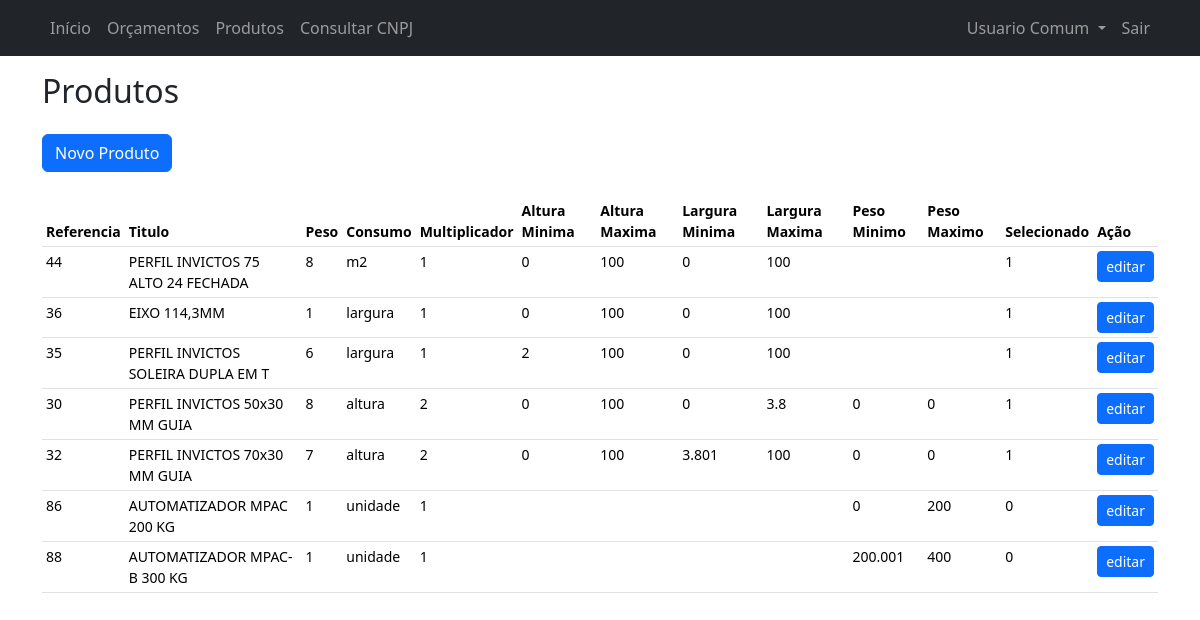
Screenshot of /produtos.php (signed in) with the database file from the repository.
### tables this page shows
CREATE TABLE "produtos" (
  `id` int primary key,
  `codigo` varchar(64) NOT NULL,
  `titulo` varchar(256) DEFAULT NULL,
  `peso` float DEFAULT NULL,
  `tipo_consumo` varchar(64) DEFAULT NULL,
  `multiplicador` float DEFAULT NULL,
  `altura_minima_porta` float DEFAULT NULL,
  `altura_maxima_porta` float DEFAULT NULL,
  `largura_minima_porta` float DEFAULT NULL,
  `largura_maxima_porta` float DEFAULT NULL,
  `peso_minimo_porta` float DEFAULT NULL,
  `peso_maximo_porta` float DEFAULT NULL,
  `selecionado` tinyint(1) DEFAULT NULL,
  `deleted` tinyint(1) DEFAULT NULL,
  `created_by` int DEFAULT NULL,
  `created_at` datetime DEFAULT NULL,
  `updated_by` int DEFAULT NULL,
  `updated_at` datetime DEFAULT NULL,
  `deleted_by` int DEFAULT NULL,
  `deleted_at` datetime DEFAULT NULL
);

### produtos.php (the view, shortened to what this page needs)
<!DOCTYPE html>
<html lang="pt-br">
<head>
    <?php require('partials/head.php'); ?>
</head>
<body>
    <?php
        require('partials/navbar.php');
    ?>
    <div class="container my-3">
        <h2>Produtos</h2>
    </div>
    <div class="container mt-4">
        <a href="novo_produto.php" class="btn btn-primary" role="button">Novo Produto</a>
    </div>
    <div class="container mt-4" style="font-size: 14px;">
        <table class="table table-hover table-sm">
            <thead>
                <tr>
                    <th>Referencia</th>
                    <th>Titulo</th>
                    <th>Peso</th>
                    <th>Consumo</th>
                    <th>Multiplicador</th>
                    <th>Altura Minima</th>
                    <th>Altura Maxima</th>
                    <th>Largura Minima</th>
                    <th>Largura Maxima</th>
                    <th>Peso Minimo</th>
                    <th>Peso Maximo</th>
                    <th>Selecionado</th>
                    <th>Ação</th>
                </tr>
            </thead>
            <tbody>
                <?php
                    require('config/connection.php');
                    $sql = "SELECT `id`,`codigo`,`titulo`,`peso`,`tipo_consumo`,`multiplicador`,`altura_minima_porta`,`altura_maxima_porta`,`largura_minima_porta`,`largura_maxima_porta`,`peso_minimo_porta`,`peso_maximo_porta`,`selecionado`
                            FROM `produtos`
                            WHERE `deleted` = :deleted";
                    $stmt = $pdo->prepare($sql);
                    $stmt->bindValue(':deleted', 0);
                    $stmt->execute();
                    $resultado = $stmt->fetchAll(PDO::FETCH_ASSOC);
                    foreach($resultado as $row){
                        $id = isset($row['id'])?$row['id']:"";
                        $codigo = isset($row['codigo'])?$row['codigo']:"";
                        $titulo = isset($row['titulo'])?$row['titulo']:"";
                        $peso = isset($row['peso'])?$row['peso']:"";
                        $consumo = isset($row['tipo_consumo'])?$row['tipo_consumo']:"";
                        $multiplicador = isset($row['multiplicador'])?$row['multiplicador']:"";
                        $alturaMinima = isset($row['altura_minima_porta'])?$row['altura_minima_porta']:"";
                        $alturaMaxima = isset($row['altura_maxima_porta'])?$row['altura_maxima_porta']:"";
                        $larguraMinima = isset($row['largura_minima_porta'])?$row['largura_minima_porta']:"";
                        $larguraMaxima = isset($row['largura_maxima_porta'])?$row['largura_maxima_porta']:"";
                        $pesoMinimo = isset($row['peso_minimo_porta'])?$row['peso_minimo_porta']:"";
                        $pesoMaximo = isset($row['peso_maximo_porta'])?$row['peso_maximo_porta']:"";
                        $selecionado = isset($row['selecionado'])?$row['selecionado']:"";
                    echo "<tr>";
                    echo "    <td>$codigo</td>";
                    echo "    <td>$titulo</td>";
                    echo "    <td>$peso</td>";
                    echo "    <td>$consumo</td>";
                    echo "    <td>$multiplicador</td>";
                    echo "    <td>$alturaMinima</td>";
                    echo "    <td>$alturaMaxima</td>";
                    echo "    <td>$larguraMinima</td>";
                    echo "    <td>$larguraMaxima</td>";
                    echo "    <td>$pesoMinimo</td>";
                    echo "    <td>$pesoMaximo</td>";
                    echo "    <td>$selecionado</td>";
                    echo "    <td><a class=\"btn btn-primary btn-sm\" href=\"editar_produto.php?produto_id=$id\">editar</a></td>";
                    echo "</tr>";
                    }
                ?>
            </tbody>
        </table>
    </div>
</body>
</html>

### rows the page displays
produtos: codigo "44", titulo "PERFIL INVICTOS 75 ALTO 24 FECHADA", peso "8", tipo_consumo "m2", multiplicador "1", altura_minima_porta "0", altura_maxima_porta "100", largura_minima_porta "0", largura_maxima_porta "100", selecionado "1"
produtos: codigo "36", titulo "EIXO 114,3MM", peso "1", tipo_consumo "largura", multiplicador "1", altura_minima_porta "0", altura_maxima_porta "100", largura_minima_porta "0", largura_maxima_porta "100", selecionado "1"
produtos: codigo "35", titulo "PERFIL INVICTOS SOLEIRA DUPLA EM T", peso "6", tipo_consumo "largura", multiplicador "1", altura_minima_porta "2", altura_maxima_porta "100", largura_minima_porta "0", largura_maxima_porta "100", selecionado "1"
produtos: codigo "30", titulo "PERFIL INVICTOS 50x30 MM GUIA", peso "8", tipo_consumo "altura", multiplicador "2", altura_minima_porta "0", altura_maxima_porta "100", largura_minima_porta "0", largura_maxima_porta "3.8", peso_minimo_porta "0", peso_maximo_porta "0", selecionado "1"
produtos: codigo "32", titulo "PERFIL INVICTOS 70x30 MM GUIA", peso "7", tipo_consumo "altura", multiplicador "2", altura_minima_porta "0", altura_maxima_porta "100", largura_minima_porta "3.801", largura_maxima_porta "100", peso_minimo_porta "0", peso_maximo_porta "0", selecionado "1"
produtos: codigo "86", titulo "AUTOMATIZADOR MPAC 200 KG", peso "1", tipo_consumo "unidade", multiplicador "1", peso_minimo_porta "0", peso_maximo_porta "200", selecionado "0"
produtos: codigo "88", titulo "AUTOMATIZADOR MPAC-B 300 KG", peso "1", tipo_consumo "unidade", multiplicador "1", peso_minimo_porta "200.001", peso_maximo_porta "400", selecionado "0"

### other values shown
$_SESSION['loggedUserName'] "Usuario Comum"
